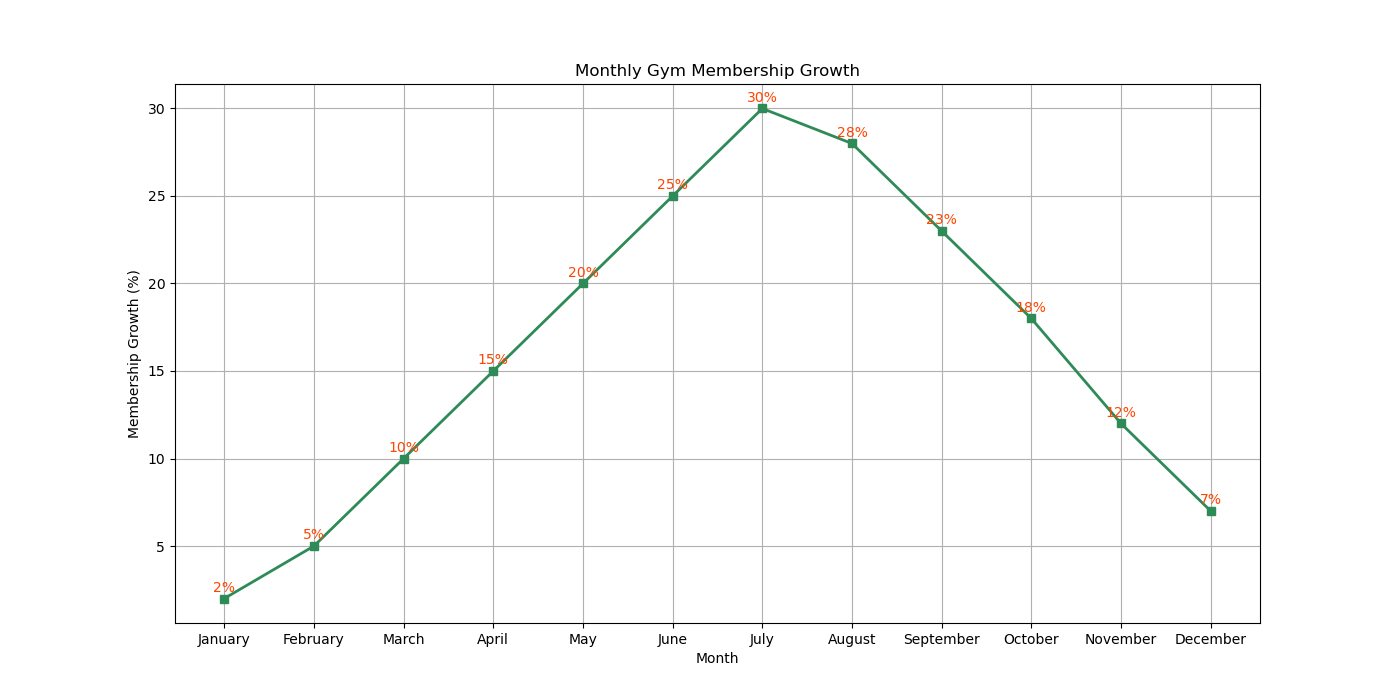

Write the Python code that produced this figure.

import matplotlib.pyplot as plt

# Data
months = [
    "January", "February", "March", "April", "May", "June",
    "July", "August", "September", "October", "November", "December"
]
membership_growth = [
    2, 5, 10, 15, 20, 25, 30, 28, 23, 18, 12, 7
]

# Create the plot
plt.figure(figsize=(14, 7))  # Change the size of the chart
plt.plot(months, membership_growth, marker='s', color="#2E8B57", linewidth=2)  # Change color and add markers

# Annotations
for i, growth in enumerate(membership_growth):
    plt.annotate(f"{growth}%", (months[i], growth), textcoords="offset points", xytext=(0, 5),
                 ha='center', color="#FF4500")

# Improve the visual appeal with labels, title, and grid
plt.xlabel('Month')
plt.ylabel('Membership Growth (%)')
plt.title('Monthly Gym Membership Growth')
plt.grid(True)

# Show the plot
plt.show()
